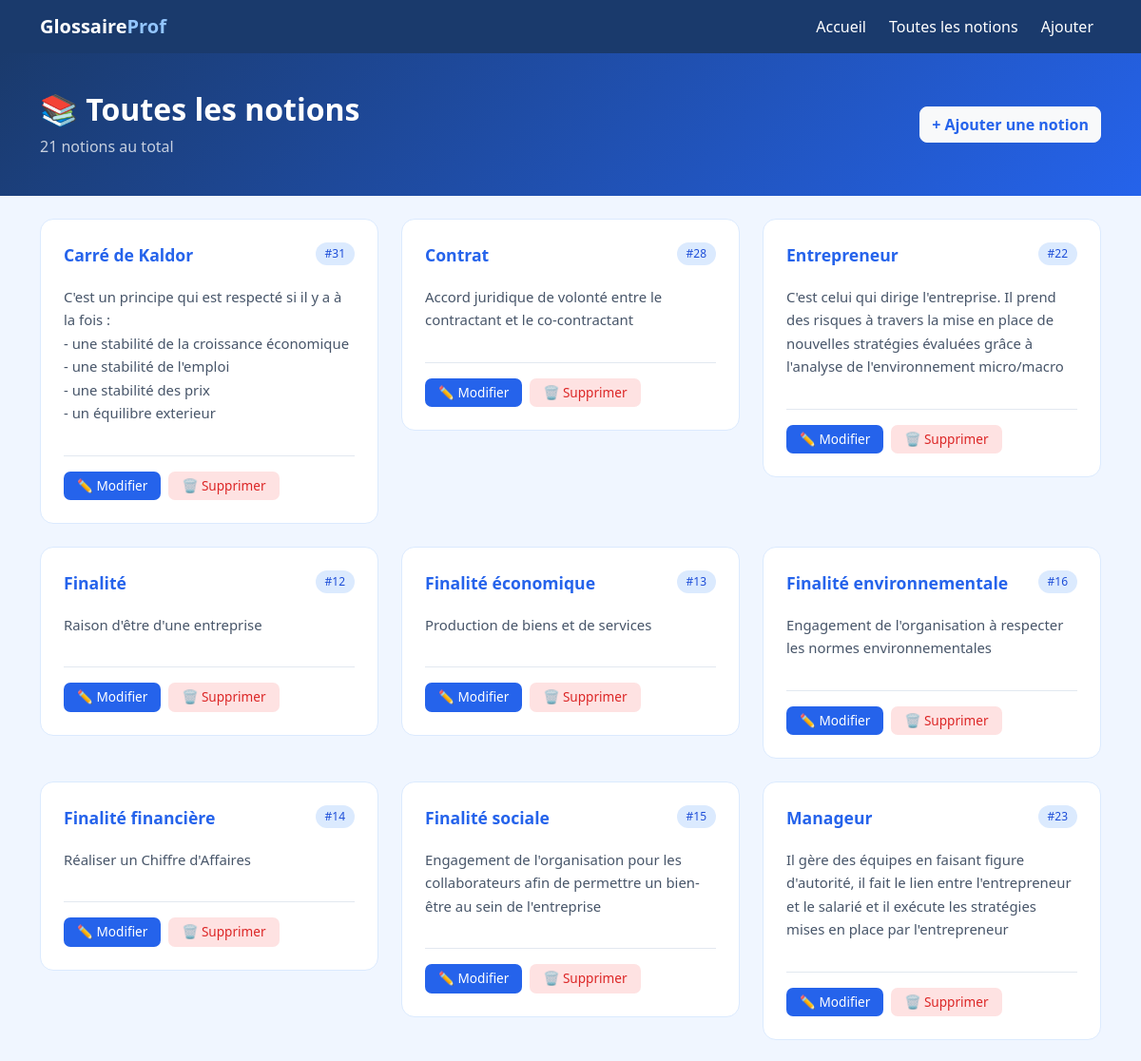
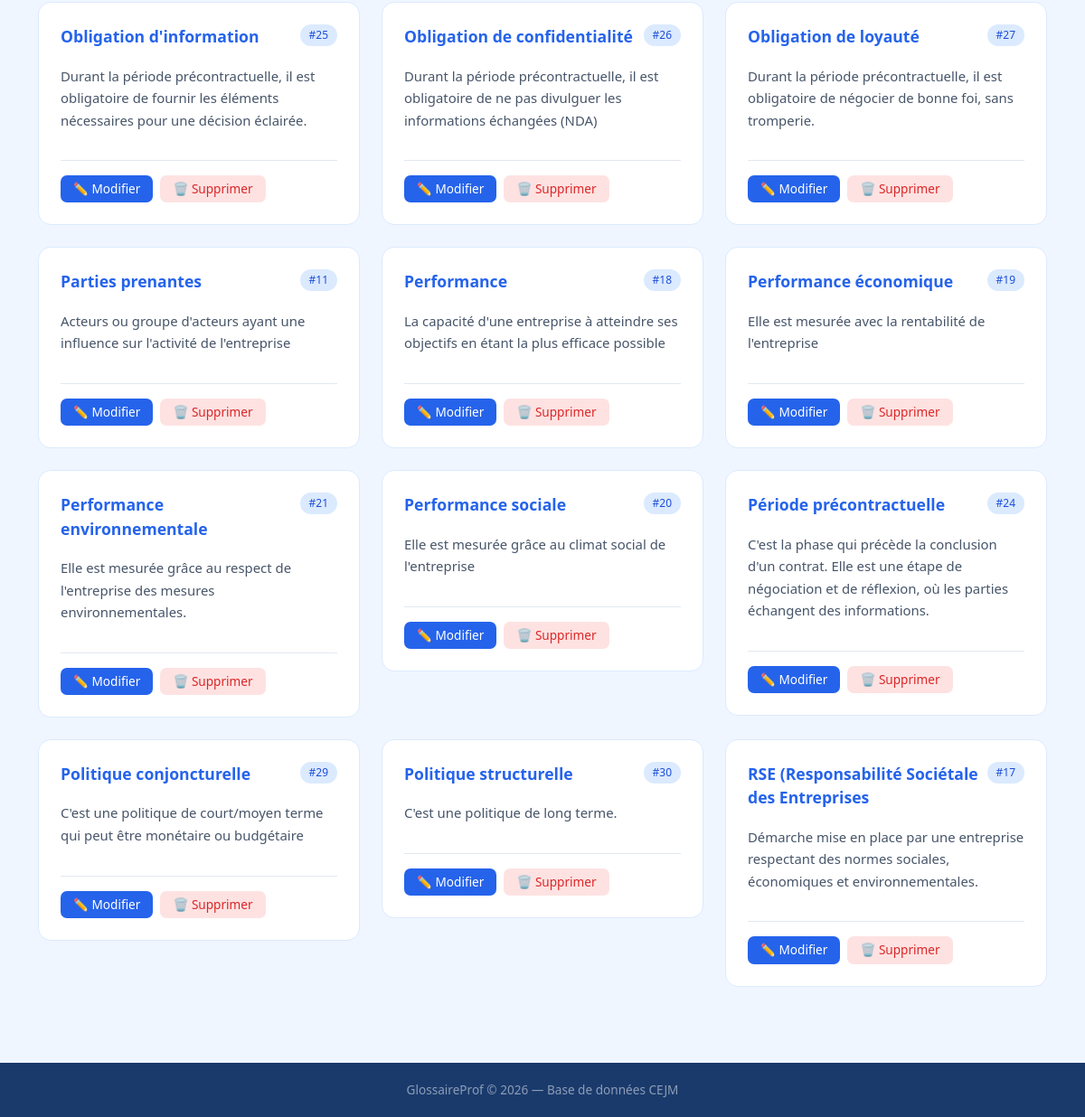
The app's page /notions.php with its own data (2 pictures, top to bottom).
### tables this page shows
CREATE TABLE IF NOT EXISTS `notion` (
  `id_notion` int NOT NULL AUTO_INCREMENT,
  `mot` varchar(100) NOT NULL,
  `definition` varchar(600) NOT NULL,
  PRIMARY KEY (`id_notion`)
);

### notions.php (the view, shortened to what this page needs)
<?php
require_once 'config.php';
$notions = $pdo->query("SELECT * FROM notion ORDER BY mot ASC")->fetchAll(PDO::FETCH_ASSOC);
?>
<!DOCTYPE html>
<html lang="fr">
<head>
    <link href="https://cdn.jsdelivr.net/npm/bootstrap@5.3.3/dist/css/bootstrap.min.css" rel="stylesheet"/>
</head>
<body>
<nav class="navbar navbar-expand-lg">
    <div class="container">
        <a class="navbar-brand fw-bold" href="index.php">Glossaire<span style="color:#93c5fd">Prof</span></a>
        <div class="collapse navbar-collapse" id="nav">
            <ul class="navbar-nav ms-auto gap-2">
                <li class="nav-item"><a class="nav-link" href="index.php">Accueil</a></li>
                <li class="nav-item"><a class="nav-link active" href="notions.php">Toutes les notions</a></li>
                <li class="nav-item"><a class="nav-link" href="ajouter.php">Ajouter</a></li>
            </ul>
        </div>
    </div>
</nav>
<div class="page-header">
    <div class="container d-flex justify-content-between align-items-center flex-wrap gap-3">
        <div>
            <h1>📚 Toutes les notions</h1>
            <p class="mb-0" style="opacity:.75"><?= count($notions) ?> notion<?= count($notions) > 1 ? 's' : '' ?> au total</p>
        </div>
        <a href="ajouter.php" class="btn btn-light fw-bold" style="border-radius:8px;color:#2563eb;">+ Ajouter une notion</a>
    </div>
</div>
<div class="container py-4">
    <?php if (empty($notions)): ?>
        <div class="empty-state">
            <p style="font-size:3rem">📭</p>
            <h5>Aucune notion pour l'instant</h5>
            <a href="ajouter.php" class="btn btn-primary mt-2">Ajouter la première</a>
        </div>
    <?php else: ?>
        <div class="row g-4">
            <?php foreach ($notions as $n): ?>
                <div class="col-sm-6 col-lg-4">
                    <div class="notion-card">
                        <div class="d-flex justify-content-between align-items-start mb-2">
                            <div class="notion-mot"><?= htmlspecialchars($n['mot']) ?></div>
                            <span class="badge-id">#<?= $n['id_notion'] ?></span>
                        </div>
                        <p class="notion-def"><?= htmlspecialchars($n['definition']) ?></p>
                        <div class="d-flex gap-2 mt-3 pt-3" style="border-top:1px solid #e2e8f0;">
                            <a href="modifier.php?id=<?= $n['id_notion'] ?>" class="btn-modifier">✏️ Modifier</a>
                            <a href="notions.php?supprimer=<?= $n['id_notion'] ?>"
                               class="btn-supprimer"
                               onclick="return confirm('Supprimer la notion « <?= htmlspecialchars($n['mot'], ENT_QUOTES) ?> » ?')">
                                🗑️ Supprimer
                            </a>
                        </div>
                    </div>
                </div>
            <?php endforeach; ?>
        </div>
    <?php endif; ?>
</div>
<footer>GlossaireProf &copy; <?= date('Y') ?> — Base de données CEJM</footer>
</body>
</html>

### notions.php (style rules this page uses)
body { background: #f0f6ff; font-family: 'Segoe UI', sans-serif; }
.navbar { background: #1a3a6c !important; }
.navbar-brand, .nav-link { color: #fff !important; }
.page-header { background: linear-gradient(135deg, #1a3a6c, #2563eb); color: #fff; padding: 40px 0; }
.page-header h1 { font-size: 2rem; font-weight: 700; }
.notion-card { background: #fff; border: 1px solid #dbeafe; border-radius: 14px; padding: 24px; display: flex; flex-direction: column; transition: box-shadow .2s, transform .2s; }
.notion-mot { font-size: 1.1rem; font-weight: 700; color: #2563eb; margin-bottom: 10px; }
.notion-def { color: #475569; font-size: .93rem; line-height: 1.65; flex-grow: 1; word-wrap: break-word; overflow-wrap: break-word; white-space: pre-wrap; }
.badge-id { background: #dbeafe; color: #1d4ed8; font-size: .75rem; border-radius: 999px; padding: 3px 10px; white-space: nowrap; }
.btn-modifier { background: #2563eb; color: #fff; border: none; border-radius: 7px; padding: 5px 14px; font-size: .85rem; text-decoration: none; }
.btn-supprimer { background: #fee2e2; color: #dc2626; border: none; border-radius: 7px; padding: 5px 14px; font-size: .85rem; text-decoration: none; }
footer { background: #1a3a6c; color: rgba(255,255,255,.5); text-align: center; padding: 20px; font-size: .85rem; margin-top: 60px; }

### records on screen
notion: mot "Carré de Kaldor", id_notion "31", definition "C'est un principe qui est respecté si il y a à la fois : - une stabilité de la croissance économique - une stabilité de l'emploi - une stabilité des prix - un équilibre exterieur"
notion: mot "Contrat", id_notion "28", definition "Accord juridique de volonté entre le contractant et le co-contractant"
notion: mot "Entrepreneur", id_notion "22", definition "C'est celui qui dirige l'entreprise. Il prend des risques à travers la mise en place de nouvelles stratégies évaluées grâce à l'analyse de l'environnement micro/macro"
notion: mot "Finalité", id_notion "12", definition "Raison d'être d'une entreprise"
notion: mot "Finalité économique", id_notion "13", definition "Production de biens et de services"
notion: mot "Finalité environnementale", id_notion "16", definition "Engagement de l'organisation à respecter les normes environnementales"
notion: mot "Finalité financière", id_notion "14", definition "Réaliser un Chiffre d'Affaires"
notion: mot "Finalité sociale", id_notion "15", definition "Engagement de l'organisation pour les collaborateurs afin de permettre un bien-être au sein de l'entreprise"
notion: mot "Manageur", id_notion "23", definition "Il gère des équipes en faisant figure d'autorité, il fait le lien entre l'entrepreneur et le salarié et il exécute les stratégies mises en place par l'entrepreneur"
notion: mot "Obligation d'information", id_notion "25", definition "Durant la période précontractuelle, il est obligatoire de fournir les éléments nécessaires pour une décision éclairée."
notion: mot "Obligation de confidentialité", id_notion "26", definition "Durant la période précontractuelle, il est obligatoire de ne pas divulguer les informations échangées (NDA)"
notion: mot "Obligation de loyauté", id_notion "27", definition "Durant la période précontractuelle, il est obligatoire de négocier de bonne foi, sans tromperie."
notion: mot "Parties prenantes", id_notion "11", definition "Acteurs ou groupe d'acteurs ayant une influence sur l'activité de l'entreprise"
notion: mot "Performance", id_notion "18", definition "La capacité d'une entreprise à atteindre ses objectifs en étant la plus efficace possible"
notion: mot "Performance économique", id_notion "19", definition "Elle est mesurée avec la rentabilité de l'entreprise"
notion: mot "Performance environnementale", id_notion "21", definition "Elle est mesurée grâce au respect de l'entreprise des mesures environnementales."
notion: mot "Performance sociale", id_notion "20", definition "Elle est mesurée grâce au climat social de l'entreprise"
notion: mot "Période précontractuelle", id_notion "24", definition "C'est la phase qui précède la conclusion d'un contrat. Elle est une étape de négociation et de réflexion, où les parties échangent des informations."
notion: mot "Politique conjoncturelle", id_notion "29", definition "C'est une politique de court/moyen terme qui peut être monétaire ou budgétaire"
notion: mot "Politique structurelle", id_notion "30", definition "C'est une politique de long terme."
notion: mot "RSE (Responsabilité Sociétale des Entreprises", id_notion "17", definition "Démarche mise en place par une entreprise respectant des normes sociales, économiques et environnementales."

### other values on screen
count($notions) "21"
